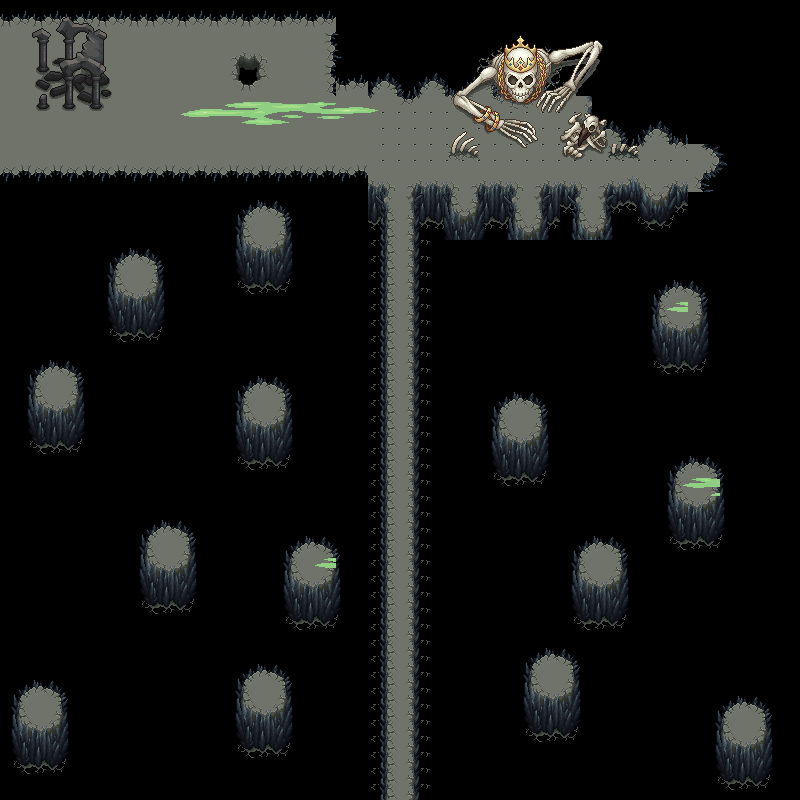

Below is a game level as drawn by its tile map, then a one-line description and the .tmx that defines it (tile-layer data replaced by summaries):
An orthogonal 50x50 tile map with 16x16 px tiles, 3 tile layers (Ground, Detail, Decor_AbovePlayer), 1 hidden layer not drawn, 4 tilesets and 2 objects.

<map version="1.10" tiledversion="1.11.2" orientation="orthogonal" renderorder="right-down" width="50" height="50" tilewidth="16" tileheight="16" infinite="0" nextlayerid="7" nextobjectid="6">
 <tileset firstgid="1" source="../ground.tsx" />
 <tileset firstgid="1148" source="../Water_coasts.tsx" />
 <tileset firstgid="2204" source="../water_detilazation.tsx" />
 <tileset firstgid="3752" source="../Objects.tsx" />
 <layer id="1" name="Ground" width="50" height="50">
  <data>[2500 cells, 1110 non-empty, 159 distinct tile ids]</data>
 </layer>
 <layer id="4" name="Detail" width="50" height="50">
  <data>[2500 cells, 157 non-empty, 147 distinct tile ids]</data>
 </layer>
 <layer id="5" name="Decor_AbovePlayer" width="50" height="50">
  <data>[2500 cells, 0 non-empty, 0 distinct tile ids]</data>
 </layer>
 <layer id="3" name="Collisions" width="50" height="50" visible="0">
  <data>[2500 cells, 192 non-empty, 4 distinct tile ids]</data>
 </layer>
 <objectgroup id="6" name="exits" visible="0">
  <object id="3" x="382.626" y="777.738" width="40.1356" height="39.2437" />
  <object id="4" x="-4.45951" y="2.6757" width="56.1898" height="188.191" />
 </objectgroup>
</map>
